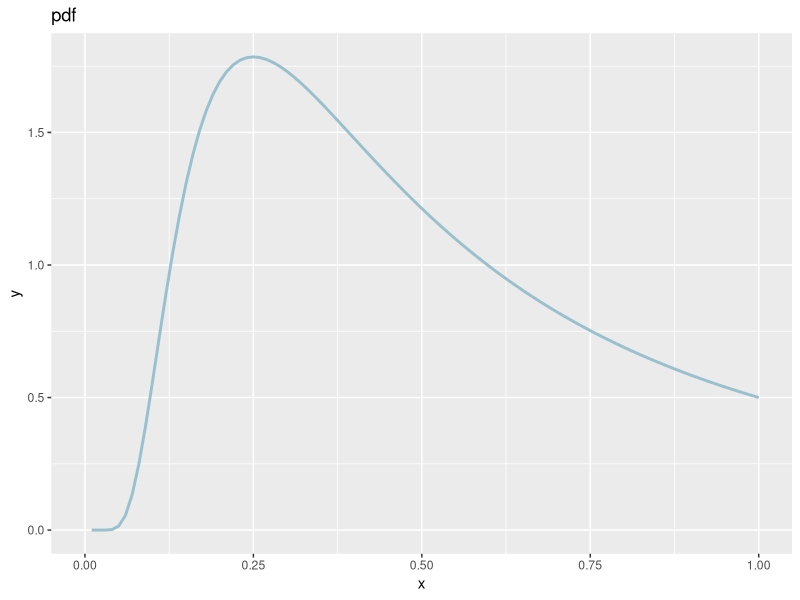
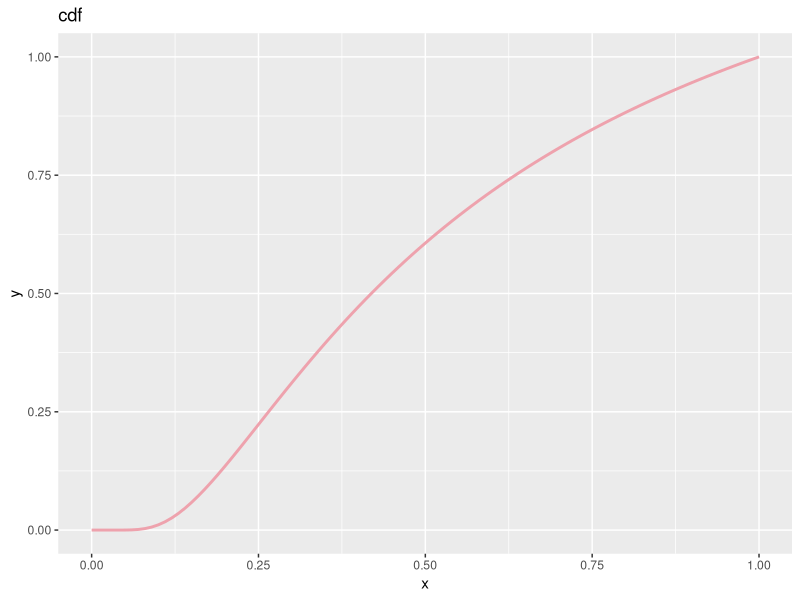
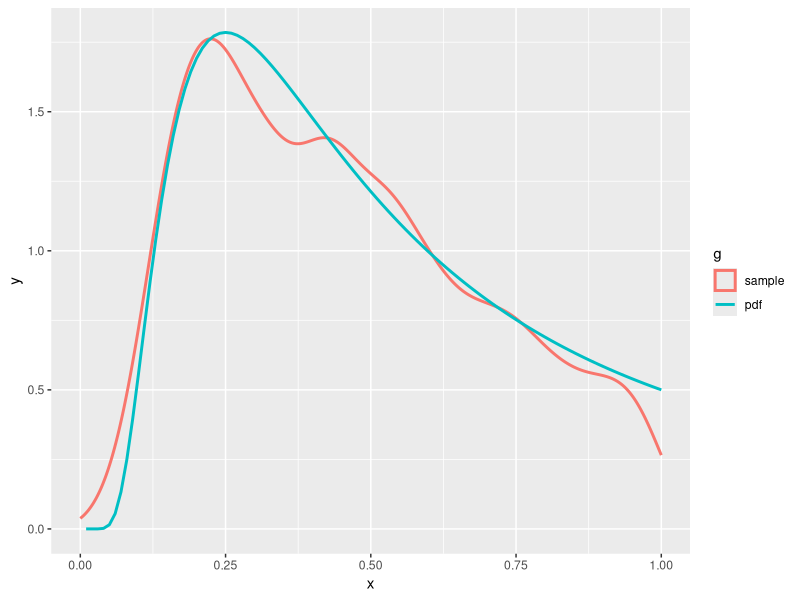

These figures' R source, in order:
## ---- chunk 1
library(magrittr)
library(ggplot2)
set.seed(8+9)
pdf = function(x){1/(2*x^2)*exp((x-1)/(2*x))}
cdf = function(x){exp((x-1)/(2*x))}

ggplot(data.frame(x=c(0, 1)), aes(x)) + 
  stat_function(fun=pdf,color ="lightblue3",size=1) + 
  labs(title="pdf")
ggplot(data.frame(x=c(0, 1)), aes(x)) + 
  stat_function(fun=cdf,color ="lightpink2",size=1) + 
  labs(title="cdf")  

## ---- chunk 2
CDF_inverse = function(y){
   1/(1-2*log(y))
}
## ---- chunk 3
sample = sapply(runif(1000,0,1),CDF_inverse)
sample %>% summary()
  
## ---- chunk 4
ggplot(data.frame(x=sample,g = as.factor(base::rep("sample",1000))),aes(x,color=g)) +
  geom_density(adjust = 0.8,size=1) +
  stat_function(data = data.frame(x=c(0,1)),aes(x,color="pdf"),
                fun=pdf,size=1) 

